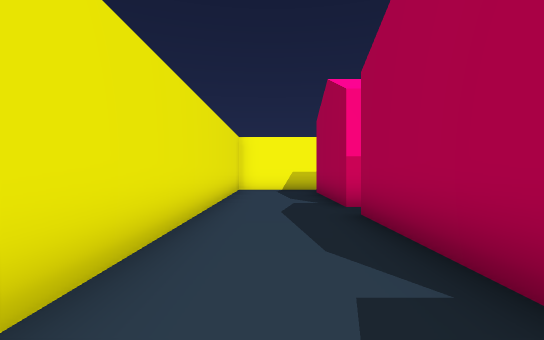
[1] (above)

24 first-person views from a walk through a Unity game level. The camera is 1.5 m above the floor, looks level and sees 85° across. The floor is counted in squares, 2 m on a side. Each view is taken from the middle of a square. On the plan, view 1 faces up. The plan holds only what a view shows up to about 10 squares ahead; the rest is blank. The player is left out. Some animated figures are not drawn. Some surface patterns are stand-ins.

[2]
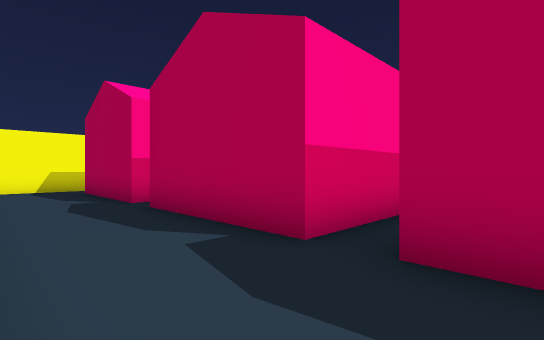

[3]
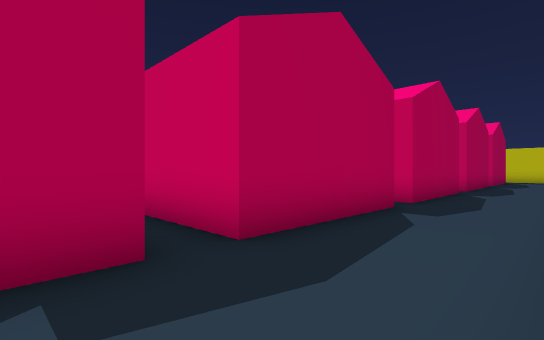

[4]
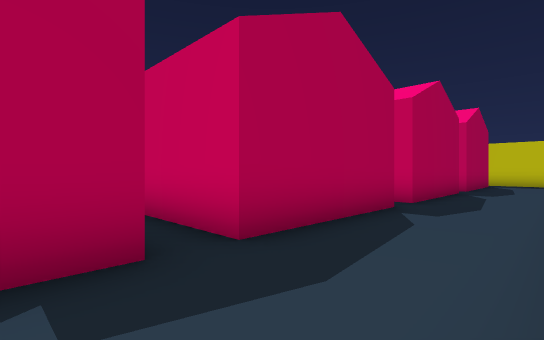

[5]
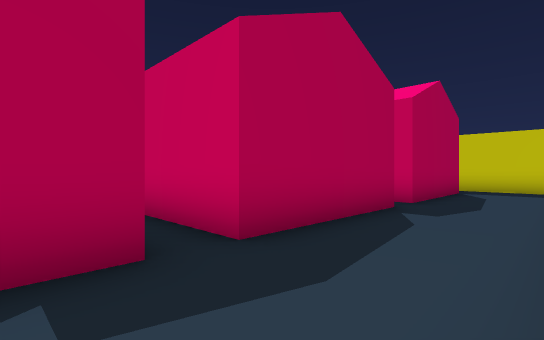

[6]
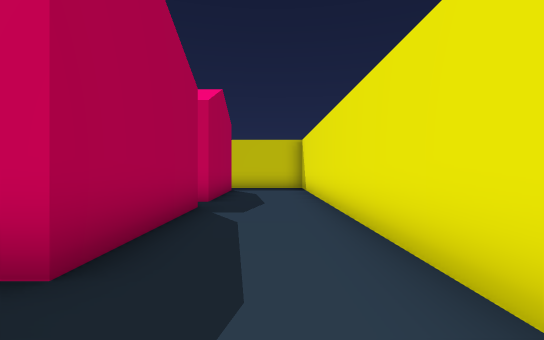

[7]
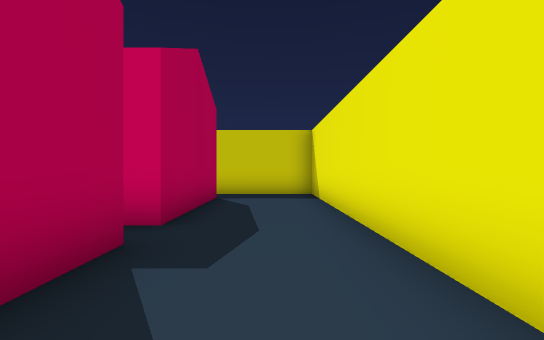

[8]
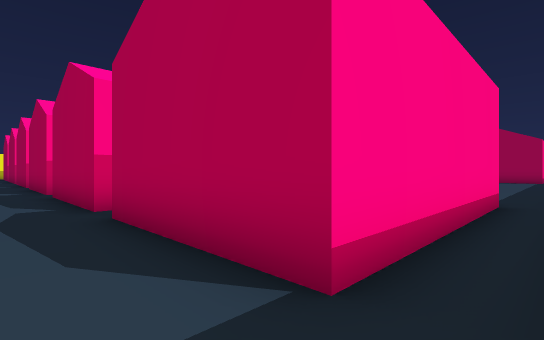

[9]
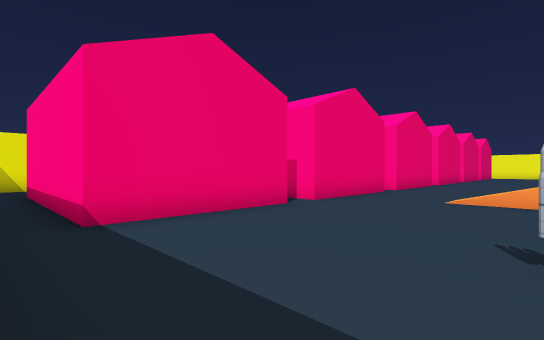

[10]
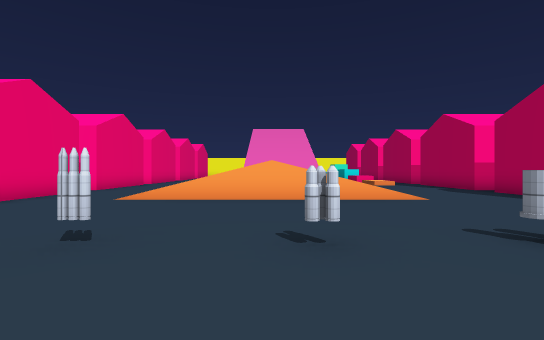

[11]
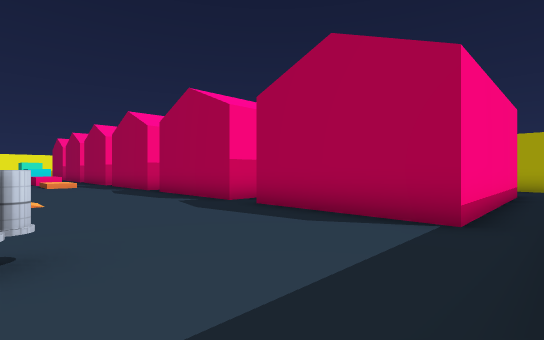

[12]
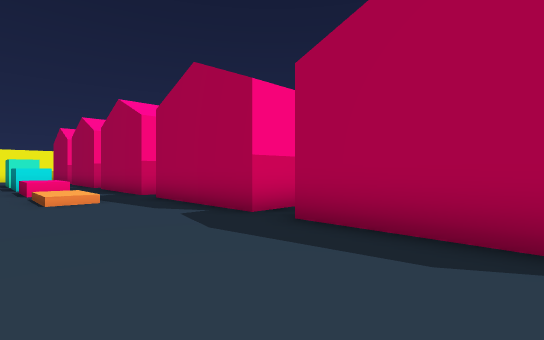

[13]
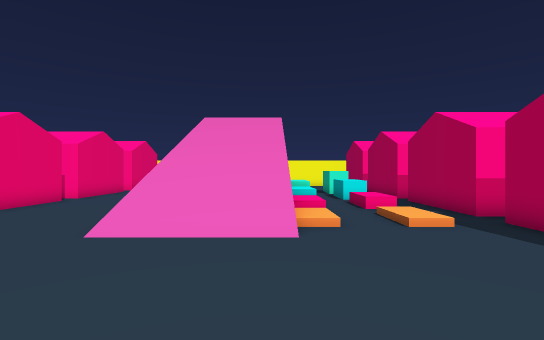

[14]
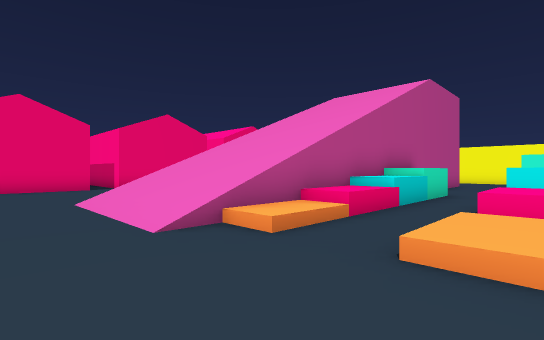

[15]
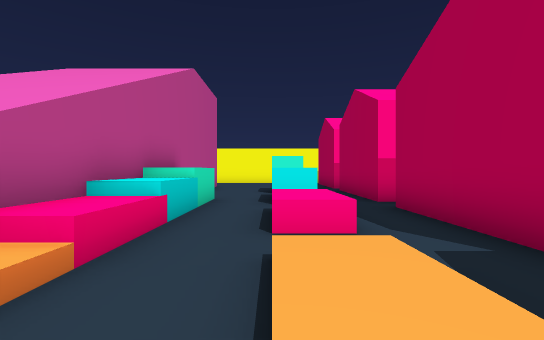

[16]
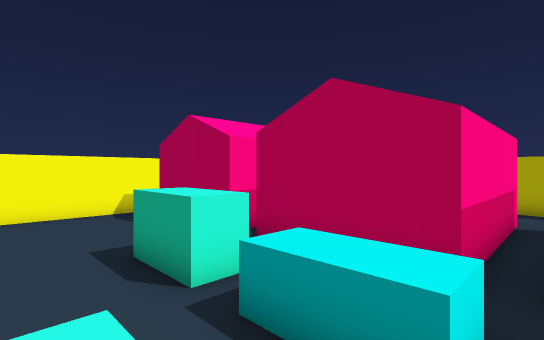

[17]
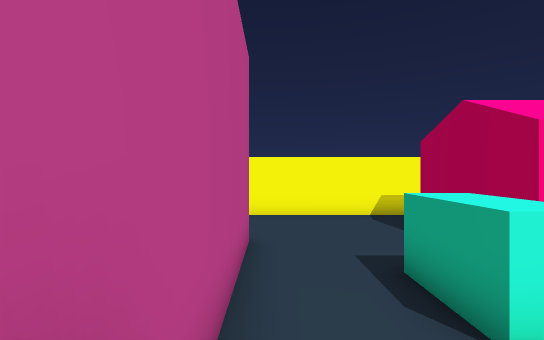

[18]
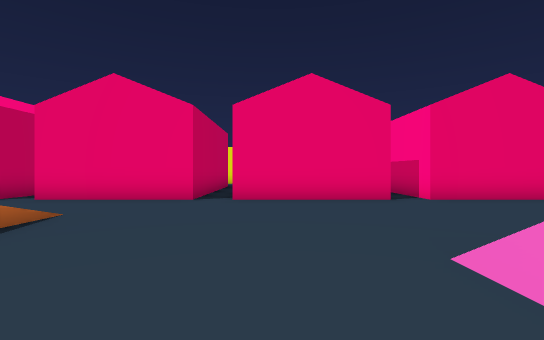

[19]
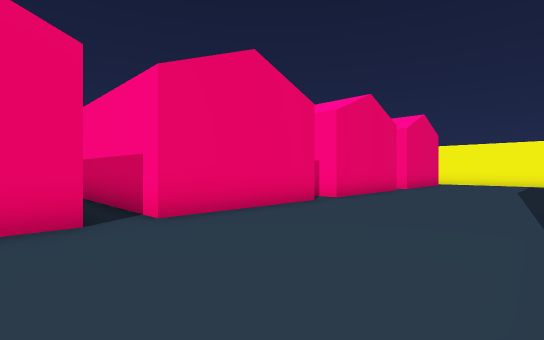

[20]
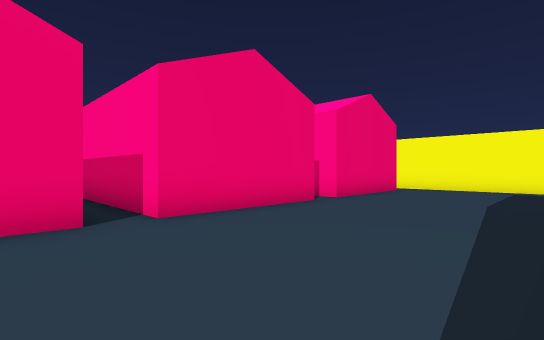

[21]
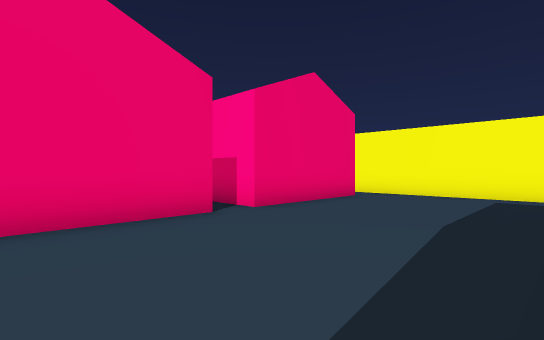

[22]
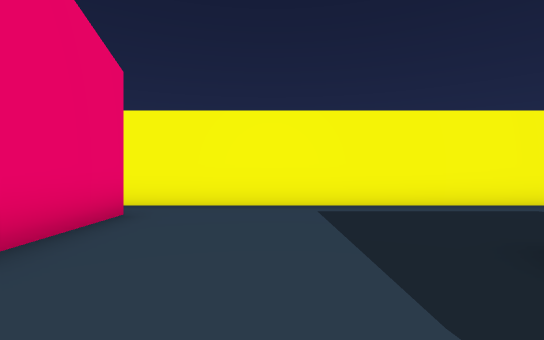

[23]
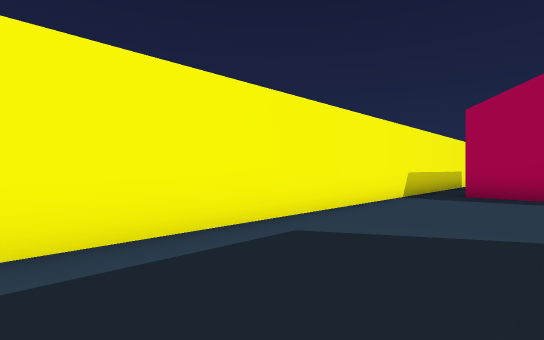

[24]
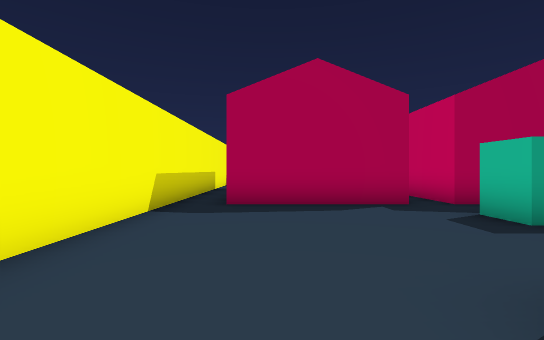

### Floor plan
Key: @ floor where view 1 was taken; # wall or solid block; . main floor; : floor 0.5 m higher than the main floor; + floor 1.5 m higher than the main floor; / step, stairs or slope; H house; O other object.
Columns run from 2 left of view 1 to 31 right of it. Each row starts with its distance up from view 1.
 12   ##     ###################
 11   ..     ...................
 10 #...H    H..............H
  9 #...H    H..............H
  8 #...H    H..............HH
  7 #...H   HH.....   O.....HH
  6 #...H   HH.....    .....HH
  5 #...H    H.....    ..OO.HHH
  4 #...H    H.....    ..OO.H
  3 #...H    H.....////.....HH
  2 #...H   HH.....////O.OO.H
  1 #...HHHHHH.....////+.OO.HHHHHH...#
  0  .@.HHH  H..... ////....H
 -1  ...H    H...../////.OO.H
 -2  ...H    H...../////.OO.HHH
 -3  ...H    H...../////....HH
 -4  ...HHHHHH.....////O.//.H
 -5  ...HHH  H.....////:.//.H
 -6  ...H    H.....////.....H
 -7  ...H    H..............H
 -8  ...H    H..............H
 -9 #...H    H..............HH
-10 #...HHHHHH..............H
-11 #...H    H.....     ....H
-12 #...H   HH..///   ///...HH
-13 #...H   HH..............HH
-14 #...H    H..............H
-15 #...H   HH..............H
-16 #...H  HHH..............H
-17 #...H  H H....O.O..O....H
-18 #...H    H..............H
-19 #...HHHHHH........ .....HHHHHH...#
-20 #.............. .  ..........
-21 #####

Where each view was taken, in squares from view 1:
view 1: 0 up, 0 right, facing up
view 2: 1 down, 1 left, facing up-right
view 3: 2 up, 1 left, facing down-right
view 4: 3 down, 1 left, facing down-right
view 5: 8 down, 1 left, facing down-right
view 6: 8 down, 0 right, facing down
view 7: 11 down, 0 right, facing down
view 8: 20 down, 0 right, facing up-right
view 9: 20 down, 12 right, facing up-left
view 10: 20 down, 14 right, facing up
view 11: 20 down, 17 right, facing up-right
view 12: 13 down, 18 right, facing up-right
view 13: 12 down, 16 right, facing up
view 14: 8 down, 20 right, facing up-left
view 15: 6 down, 19 right, facing up
view 16: 0 up, 17 right, facing up-right
view 17: 1 up, 17 right, facing up
view 18: 8 down, 15 right, facing left
view 19: 6 down, 12 right, facing up-left
view 20: 1 down, 12 right, facing up-left
view 21: 2 up, 12 right, facing up-left
view 22: 5 up, 10 right, facing up
view 23: 8 up, 12 right, facing up-right
view 24: 9 up, 15 right, facing right
